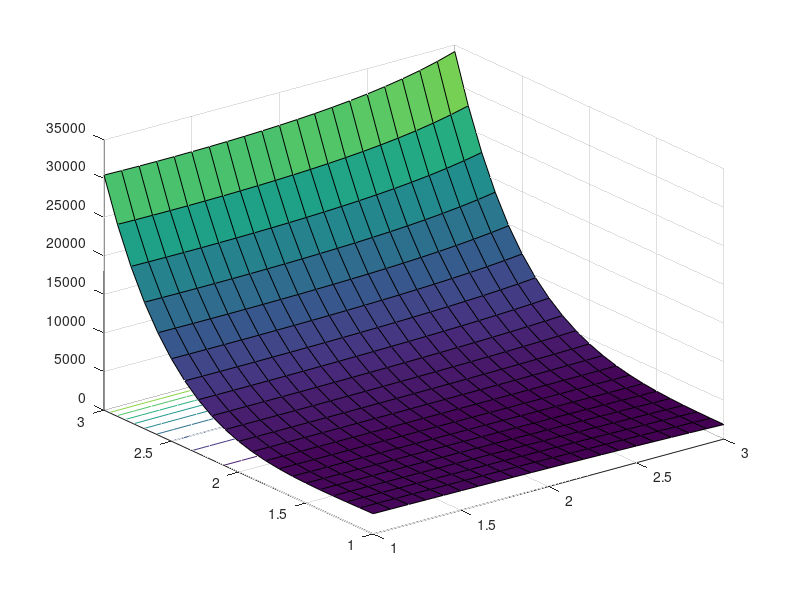

This chart was generated by the following MATLAB code:
clc
clear

%Uppgift 6

F = @(x) [
                sin(x(1))+x(2)^2+log(x(3))-3;
                3*x(1)+2^x(2)+-x(3)^3;
                x(1)^2+x(2)^2+x(3)^3-6
         ];
J_F = @(x) [
                cos(x(1)),2*x(2),1/x(3);
                3,(2^x(2))*log(2),-3*x(3)^2;
                2*x(1),2*x(2),3*(x(3)^2)
           ];

% Plot ranges
y = 1:0.1:3; z = y;
[Y,Z] = meshgrid(y,z);

A = @(y,z) sin((-2.^y+z.^3)/3) + y.^2 + log10(z) - 3;
B = @(y,z) ((-2.^y+z.^3)/3).^2 + y.^2 + z.^3 - 6;

phi = @(y,z) A(y,z)^2 + B(y,z)^2;

surfc(Y,Z,phi(Y,Z))

% guess1 = [8,1,1];
% res = raphsonJacobian(guess1,J_F,F,1E-6);
% res
% guess2 = [8,8,9];
% res = raphsonJacobian(guess2,J_F,F,1E-6);
% res
% guess3 = [0.45,0.15,1.35];
% res = raphsonJacobian(guess3,J_F,F,1E-6);
% res